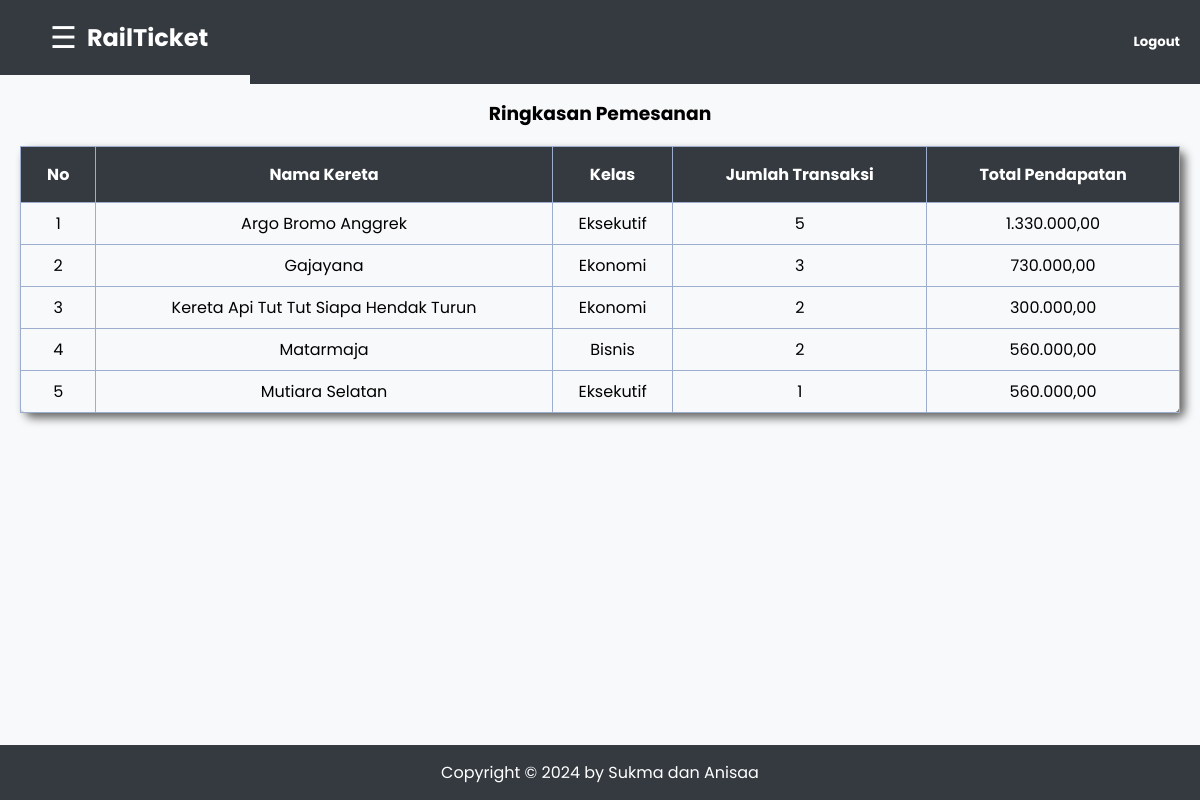
The app's page /data_ringkasan_pemesanan.php (signed in) with its own data.
### tables this page shows
CREATE TABLE `kereta` (
  `id_kereta` int(11) NOT NULL,
  `nama_kereta` varchar(400) NOT NULL,
  `kelas` varchar(50) NOT NULL,
  `tanggal` date NOT NULL,
  `jam_berangkat` varchar(5) NOT NULL,
  `jam_tiba` varchar(5) NOT NULL,
  `tarif` decimal(22,2) NOT NULL,
  `status` varchar(200) NOT NULL
);

### proses/get_data_ringkasan_pemesanan.php (called while the page is built, shortened)
<?php
	$database = mysqli_connect("localhost","root","","smbdproject");
	$get_data_ringkasan_pemesanan = mysqli_query($database,"SELECT * FROM ringkasan_pemesanan_view;");
?>

### data_ringkasan_pemesanan.php (the view, shortened to what this page needs)
<?php
include("proses/get_data_ringkasan_pemesanan.php");
?>
<!DOCTYPE html>
<html>
<head>
    <link rel="stylesheet" type="text/css" href="css/admin/data_kereta.css">
</head>
<body>
    <div class="logo">
        <button id="menuBtn" onclick="toggleSidebar()">☰</button>
        <p>RailTicket</p>
        <aside class="topbar">
            <a href="proses/logout.php">
                <h5>Logout</h5>
            </a>
        </aside>
    </div>
    <div id="content">
    <center>
    <h3>Ringkasan Pemesanan</h3>
        <table class="fontdt">
            <thead>
                <tr>
                    <th>No</th>
                    <th>Nama Kereta</th>
                    <th>Kelas</th>
                    <th>Jumlah Transaksi</th>
                    <th>Total Pendapatan</th>
                </tr>
            </thead>
            <tbody>
                <?php
                $no = 1;
                if (mysqli_num_rows($get_data_ringkasan_pemesanan) > 0) {
                    while ($data = mysqli_fetch_assoc($get_data_ringkasan_pemesanan)) {
                        echo "<tr>";
                        echo "<td>".$no++."</td>";
                        echo "<td>".$data['nama_kereta']."</td>";
                        echo "<td>".$data['kelas']."</td>";
                        echo "<td>".$data['jumlah_pelanggan']."</td>";
                        echo "<td>".number_format($data['total_pendapatan'], 2, ',', '.')."</td>";
                        echo "</tr>";
                    }
                } else {
                    echo "<tr><td colspan='5'>No data found</td></tr>";
                }
                ?>
            </tbody>
        </table>
            </center>
    </div>
    <footer>
        Copyright &copy 2024 by Sukma dan Anisaa
    </footer>
</body>
</html>

### css/admin/data_kereta.css (style rules this page uses)
body { margin: 0; font-family: 'Poppins', sans-serif; background-color: #f8f9fa; }
.logo { background-color: #343a40; color: #fff; text-align: left; padding: 10px 20px; position: fixed; top: 0; left: 0; width: 100%; z-index: 2; display: flex; align-items: center; }
.logo p { margin: 0; font-size: 1.5em; font-weight: bold; background-color: #343a40; }
#menuBtn { font-size: 30px; cursor: pointer; background-color: #343a40; color: white; border: none; padding: 10px; margin-left: 20px; }
.topbar { text-align: right; padding: 10px 20px; background-color: #343a40; color: white; position: fixed; top: 0; right: 0; width: calc(100% - 250px); box-sizing: border-box; }
.topbar a { text-decoration: none; color: white; font-weight: bold; }
#content { transition: margin-left 0.5s; padding: 20px; margin-top: 60px; margin-left: 0; padding-bottom: 60px; }
table { width: 100%; border-collapse: collapse; box-shadow: 5px 5px 10px #646464; border-radius: 8px; }
table th { padding: 15px; text-align: center; border: solid 1px #9CADCE; background-color: #343a40; color: white; }
table td { padding: 8px; text-align: center; border: solid 1px #9CADCE; }
footer { text-align: center; background-color: #343a40; color: white; padding: 15px; position: fixed; bottom: 0; left: 0; width: 100%; box-sizing: border-box; transition: margin-left 0.5s; }

### records on screen
kereta: nama_kereta "Argo Bromo Anggrek", kelas "Eksekutif", jumlah_pelanggan "5", total_pendapatan "1.330.000,00"
kereta: nama_kereta "Gajayana", kelas "Ekonomi", jumlah_pelanggan "3", total_pendapatan "730.000,00"
kereta: nama_kereta "Kereta Api Tut Tut Siapa Hendak Turun", kelas "Ekonomi", jumlah_pelanggan "2", total_pendapatan "300.000,00"
kereta: nama_kereta "Matarmaja", kelas "Bisnis", jumlah_pelanggan "2", total_pendapatan "560.000,00"
kereta: nama_kereta "Mutiara Selatan", kelas "Eksekutif", jumlah_pelanggan "1", total_pendapatan "560.000,00"
